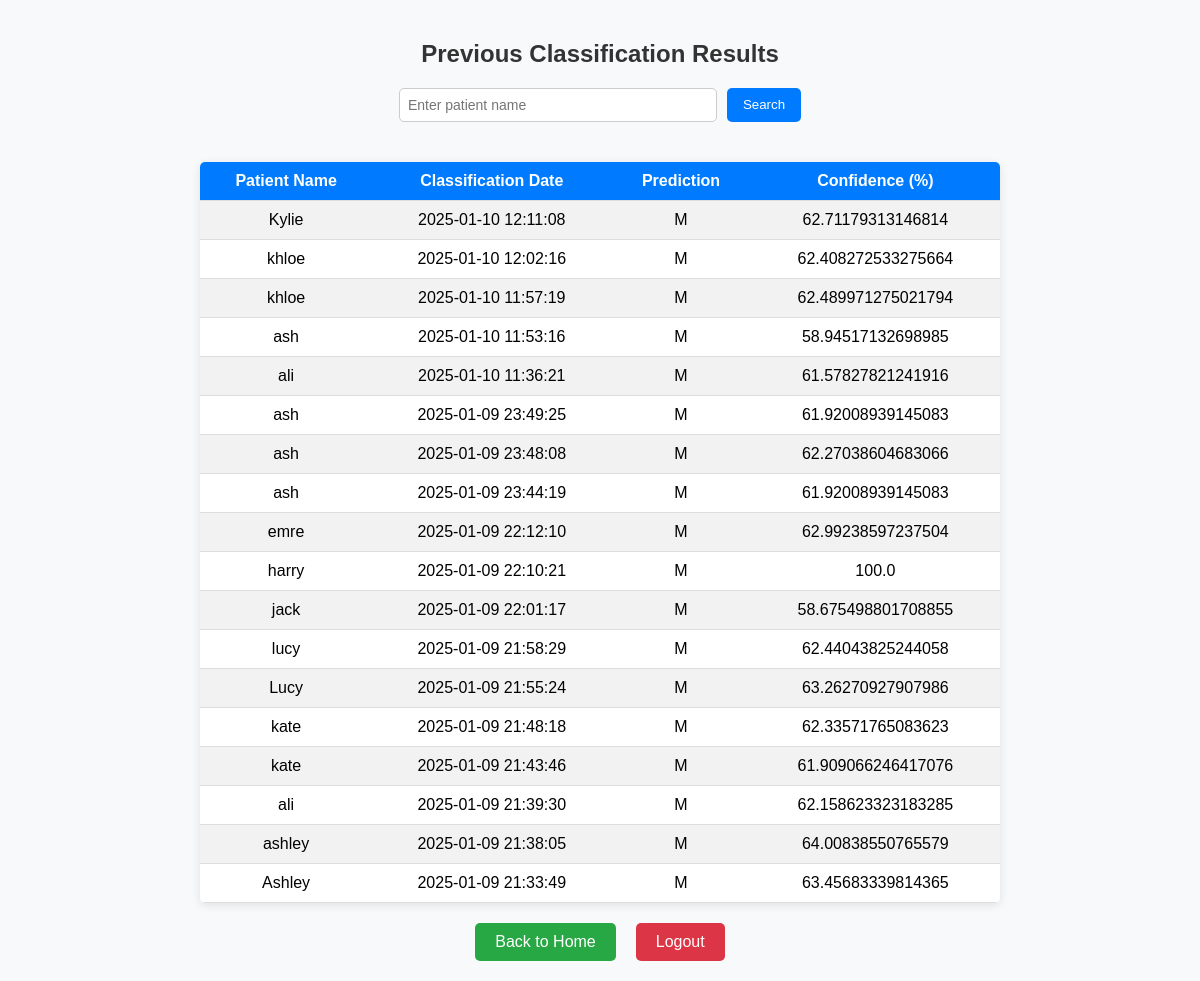
Screenshot of /view_previous (signed in) with the database file from the repository.
### tables this page shows
CREATE TABLE ClassificationResults (
            id INTEGER PRIMARY KEY AUTOINCREMENT,
            patient_id INTEGER NOT NULL,
            radiologist_id INTEGER NOT NULL,
            classification_date TIMESTAMP DEFAULT CURRENT_TIMESTAMP,
            prediction TEXT NOT NULL,
            confidence REAL NOT NULL,
            FOREIGN KEY (patient_id) REFERENCES Patients (id),
            FOREIGN KEY (radiologist_id) REFERENCES Radiologists (id)
        );

CREATE TABLE Patients (
            id INTEGER PRIMARY KEY AUTOINCREMENT,
            radiologist_id INTEGER NOT NULL,
            fullname TEXT NOT NULL,
            patient_id TEXT UNIQUE NOT NULL,
            dob DATE NOT NULL,
            FOREIGN KEY (radiologist_id) REFERENCES Radiologists (id)
        );

### app.py (the view)
@app.route('/view_previous', methods=['GET', 'POST'])
@login_required
def view_previous():
    radiologist_id = session.get('user_id')
    if not radiologist_id:
        flash('Session expired. Please log in again.', 'danger')
        return redirect('/')
    conn = sqlite3.connect('radiologist_system.db')
    cursor = conn.cursor()
    patient_name = request.form.get('patient_name', '').strip() if request.method == 'POST' else ''
    if patient_name:
        cursor.execute('''
            SELECT CR.classification_date, CR.prediction, CR.confidence, P.fullname AS patient_name
            FROM ClassificationResults CR
            JOIN Patients P ON CR.patient_id = P.id
            WHERE CR.radiologist_id = ? AND P.fullname LIKE ?
            ORDER BY CR.classification_date DESC
        ''', (radiologist_id, f"%{patient_name}%"))
    else:
        cursor.execute('''
            SELECT CR.classification_date, CR.prediction, CR.confidence, P.fullname AS patient_name
            FROM ClassificationResults CR
            JOIN Patients P ON CR.patient_id = P.id
            WHERE CR.radiologist_id = ?
            ORDER BY CR.classification_date DESC
        ''', (radiologist_id,))
    results = cursor.fetchall()
    conn.close()
    return render_template('previous_results.html', results=results, patient_name=patient_name)

### app.py (called while the page is built)
def login_required(f):
    @wraps(f)
    def decorated_function(*args, **kwargs):
        if 'user_id' not in session:
            flash('Please log in to access this page.', 'danger')
            return redirect('/')
        return f(*args, **kwargs)
    return decorated_function

### templates/previous_results.html (shortened to what this page needs)
<!DOCTYPE html>
<html lang="en">
<head>
</head>
<body>
    <h2>Previous Classification Results</h2>
    <form method="POST" action="/view_previous">
        <input type="text" id="patient_name" name="patient_name" value="{{ patient_name }}" placeholder="Enter patient name">
        <button type="submit">Search</button>
    </form>
    <table>
        <tr>
            <th>Patient Name</th>
            <th>Classification Date</th>
            <th>Prediction</th>
            <th>Confidence (%)</th>
        </tr>
        {% for result in results %}
        <tr>
            <td>{{ result[3] }}</td>
            <td>{{ result[0] }}</td>
            <td>{{ result[1] }}</td>
            <td>{{ result[2] }}</td>
        </tr>
        {% endfor %}
    </table>
    <div class="button-container">
        <a href="/home">Back to Home</a>
        <a href="/logout" class="logout-btn">Logout</a>
    </div>
</body>
</html>

### templates/previous_results.html (style rules this page uses)
body { font-family: Arial, sans-serif; background-color: #f8f9fa; margin: 0; padding: 20px; display: flex; justify-content: center; align-items: center; flex-direction: column; min-height: 100vh; }
h2 { color: #333; margin-bottom: 20px; }
form { display: flex; justify-content: center; margin-bottom: 20px; gap: 10px; }
input[type="text"] { padding: 8px; border: 1px solid #ccc; border-radius: 5px; width: 300px; font-size: 14px; }
button { padding: 8px 16px; background-color: #007bff; color: white; border: none; border-radius: 5px; cursor: pointer; }
table { width: 100%; max-width: 800px; border-collapse: collapse; margin-top: 20px; text-align: center; background-color: white; border-radius: 5px; overflow: hidden; box-shadow: 0 2px 10px rgba(0, 0, 0, 0.1); }
th, td { padding: 10px; border-bottom: 1px solid #ddd; }
th { background-color: #007bff; color: white; }
tr:nth-child(even) { background-color: #f2f2f2; }
.button-container { margin-top: 20px; display: flex; justify-content: center; gap: 20px; }
a { padding: 10px 20px; background-color: #28a745; color: white; text-decoration: none; border-radius: 5px; }
.logout-btn { background-color: #dc3545; }

### rows the page displays
ClassificationResults: fullname "Kylie", classification_date "2025-01-10 12:11:08", prediction "M", confidence "62.71179313146814"
ClassificationResults: fullname "khloe", classification_date "2025-01-10 12:02:16", prediction "M", confidence "62.408272533275664"
ClassificationResults: fullname "khloe", classification_date "2025-01-10 11:57:19", prediction "M", confidence "62.489971275021794"
ClassificationResults: fullname "ash", classification_date "2025-01-10 11:53:16", prediction "M", confidence "58.94517132698985"
ClassificationResults: fullname "ali", classification_date "2025-01-10 11:36:21", prediction "M", confidence "61.57827821241916"
ClassificationResults: fullname "ash", classification_date "2025-01-09 23:49:25", prediction "M", confidence "61.92008939145083"
ClassificationResults: fullname "ash", classification_date "2025-01-09 23:48:08", prediction "M", confidence "62.27038604683066"
ClassificationResults: fullname "ash", classification_date "2025-01-09 23:44:19", prediction "M", confidence "61.92008939145083"
ClassificationResults: fullname "emre", classification_date "2025-01-09 22:12:10", prediction "M", confidence "62.99238597237504"
ClassificationResults: fullname "harry", classification_date "2025-01-09 22:10:21", prediction "M", confidence "100.0"
ClassificationResults: fullname "jack", classification_date "2025-01-09 22:01:17", prediction "M", confidence "58.675498801708855"
ClassificationResults: fullname "lucy", classification_date "2025-01-09 21:58:29", prediction "M", confidence "62.44043825244058"
ClassificationResults: fullname "Lucy", classification_date "2025-01-09 21:55:24", prediction "M", confidence "63.26270927907986"
ClassificationResults: fullname "kate", classification_date "2025-01-09 21:48:18", prediction "M", confidence "62.33571765083623"
ClassificationResults: fullname "kate", classification_date "2025-01-09 21:43:46", prediction "M", confidence "61.909066246417076"
ClassificationResults: fullname "ali", classification_date "2025-01-09 21:39:30", prediction "M", confidence "62.158623323183285"
ClassificationResults: fullname "ashley", classification_date "2025-01-09 21:38:05", prediction "M", confidence "64.00838550765579"
ClassificationResults: fullname "Ashley", classification_date "2025-01-09 21:33:49", prediction "M", confidence "63.45683339814365"
